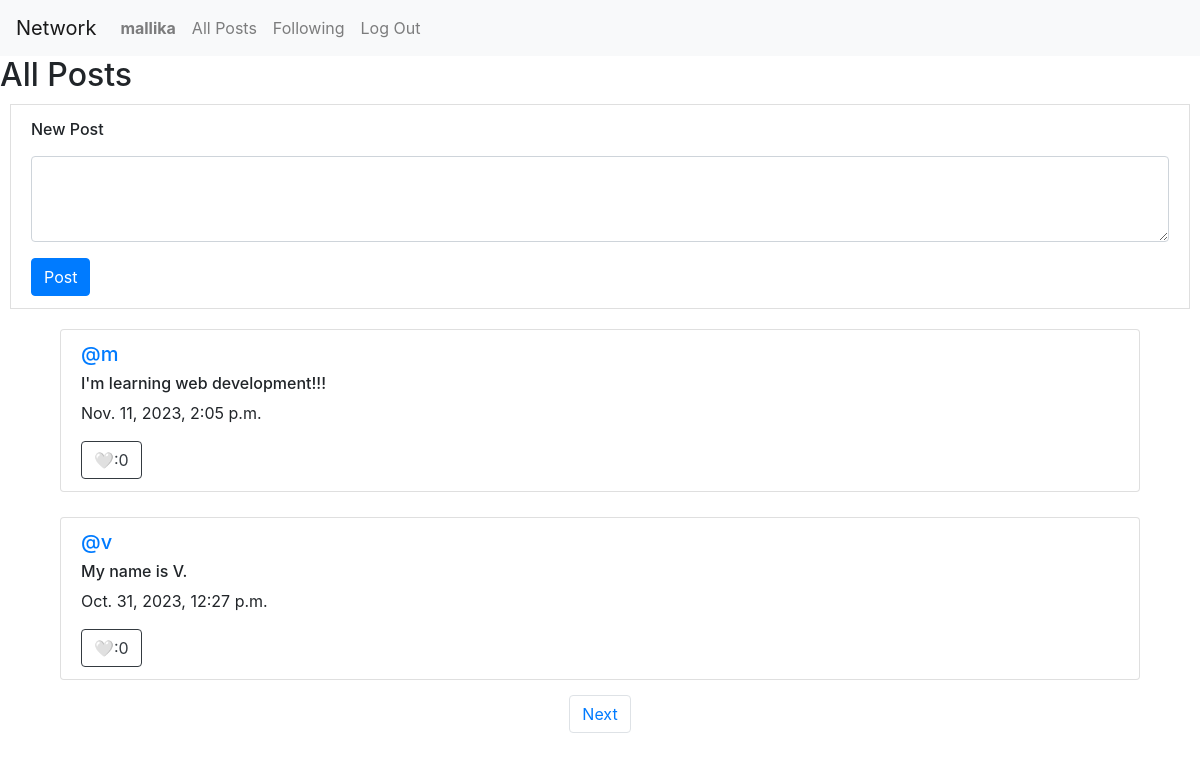
/ (signed in), run on the app's committed database.
### network/models.py (models this page shows, shortened)
class User(AbstractUser):
    pass

class post(models.Model):
    content = models.CharField(max_length=500)
    author = models.ForeignKey(User, on_delete=models.CASCADE, related_name="author")
    timestamp = models.DateTimeField(auto_now_add=True)

### network/views.py (the view)
# urls.py: path("", views.index, name="index"),
def index(request):
    allposts = post.objects.all().order_by("timestamp").reverse()
    alllikes = like.objects.all()
    liked = []
    likes = {}
    for i in allposts:
        likes[i.pk] = 0
    for i in alllikes:
        if i.lpost.pk in likes:
            likes[i.lpost.pk] += 1
        else:
            likes[i.lpost.pk] = 1
        if i.user == request.user:
            liked.append(i.lpost)
    paginator = Paginator(allposts, 2)
    pno = request.GET.get('page')
    posts = paginator.get_page(pno)
    return render(request, "network/index.html",{
        "posts" : posts,
        "liked" : liked,
        "likes" : likes,
    })

### network/templates/network/index.html (shortened to what this page needs)
{% extends "network/layout.html" %}
{% block body %}
    <h2>All Posts</h2>
    {% if user.is_authenticated %}
    <form class="list-group-item" style="margin: 10px;" action="{% url 'newpost' %}" method="post">
        <div class="form-group">
          <label for="newpost"><h6>New Post</h6></label>
          <textarea class="form-control" name="newpost" rows="3"></textarea>
        </div>
        <button type="submit" class="btn btn-primary">Post</button>
    </form>
    {% endif %}
    {% for p in posts %}
    <div class="list-group" style="margin: 5px 50px;">
        <div class="list-group-item" style="margin: 10px;">
            {% if user.is_authenticated %}
                <a href="{% url 'profile' id=p.author.id %}"><h5>@{{ p.author }}</h5></a>
            {% else %}
                <h5>@{{ p.author }}</h5>
            {% endif %}
            <h6>{{ p.content }}</h6>
            <p>{{ p.timestamp }}</p>
            {% if user.is_authenticated %}
                {% if p in liked %}
                    <form action="{% url 'rlike' id=p.id %}" method="post">
                        {% csrf_token %}
                        {% for key, value in likes.items %}
                            {% if key is p.id %}
                                <button type="submit" class="btn btn-outline-dark"><span>❤:{{ value }}</span></button>
                            {% endif %}
                        {% endfor %}
                    </form>
                {% else %}
                    <form action="{% url 'alike' id=p.id %}" method="post">
                        {% for key, value in likes.items %}
                        {% if key is p.id %}
                            <button type="submit" class="btn btn-outline-dark"><span>🤍:{{ value }}</span></button>
                        {% endif %}
                        {% endfor %}
                    </form>
                {% endif %}
            {% endif %}
        </div>
    </div>
    {% endfor %}
    <nav aria-label="Page navigation example">
        <ul class="pagination d-flex justify-content-center">
            {% if posts.has_next %}
                <li class="page-item"><a class="page-link" href="?page={{ posts.next_page_number }}">Next</a></li>
            {% endif %}
        </ul>
    </nav>
{% endblock %}

### network/templates/network/layout.html (shortened to what this page needs)
{% load static %}
<!DOCTYPE html>
<html lang="en">
    <head>
        <link rel="stylesheet" href="https://stackpath.bootstrapcdn.com/bootstrap/4.4.1/css/bootstrap.min.css">
        <link href="{% static 'network/styles.css' %}" rel="stylesheet">
    </head>
    <body>
        <nav class="navbar navbar-expand-lg navbar-light bg-light">
            <a class="navbar-brand" href="#">Network</a>
            <div>
              <ul class="navbar-nav mr-auto">
                {% if user.is_authenticated %}
                    <li class="nav-item">
                        <a class="nav-link" href="{% url 'profile' id=user.id %}"><strong>{{ user.username }}</strong></a>
                    </li>
                {% endif %}
                <li class="nav-item">
                    <a class="nav-link" id="allposts" href="{% url 'index' %}">All Posts</a>
                </li>
                {% if user.is_authenticated %}
                    <li class="nav-item">
                        <a class="nav-link" href="{% url 'f_page' %}">Following</a>
                    </li>
                    <li class="nav-item">
                        <a class="nav-link" href="{% url 'logout' %}">Log Out</a>
                    </li>
                {% endif %}
              </ul>
            </div>
          </nav>
        <div class="body">
            {% block body %}
            {% endblock %}
        </div>
    </body>
</html>

### data on the page
User: username "mallika"
post: author "m", content "I'm learning web development!!!", timestamp "Nov. 11, 2023, 2:05 p.m.", likes "0"
post: author "v", content "My name is V.", timestamp "Oct. 31, 2023, 12:27 p.m.", likes "0"
